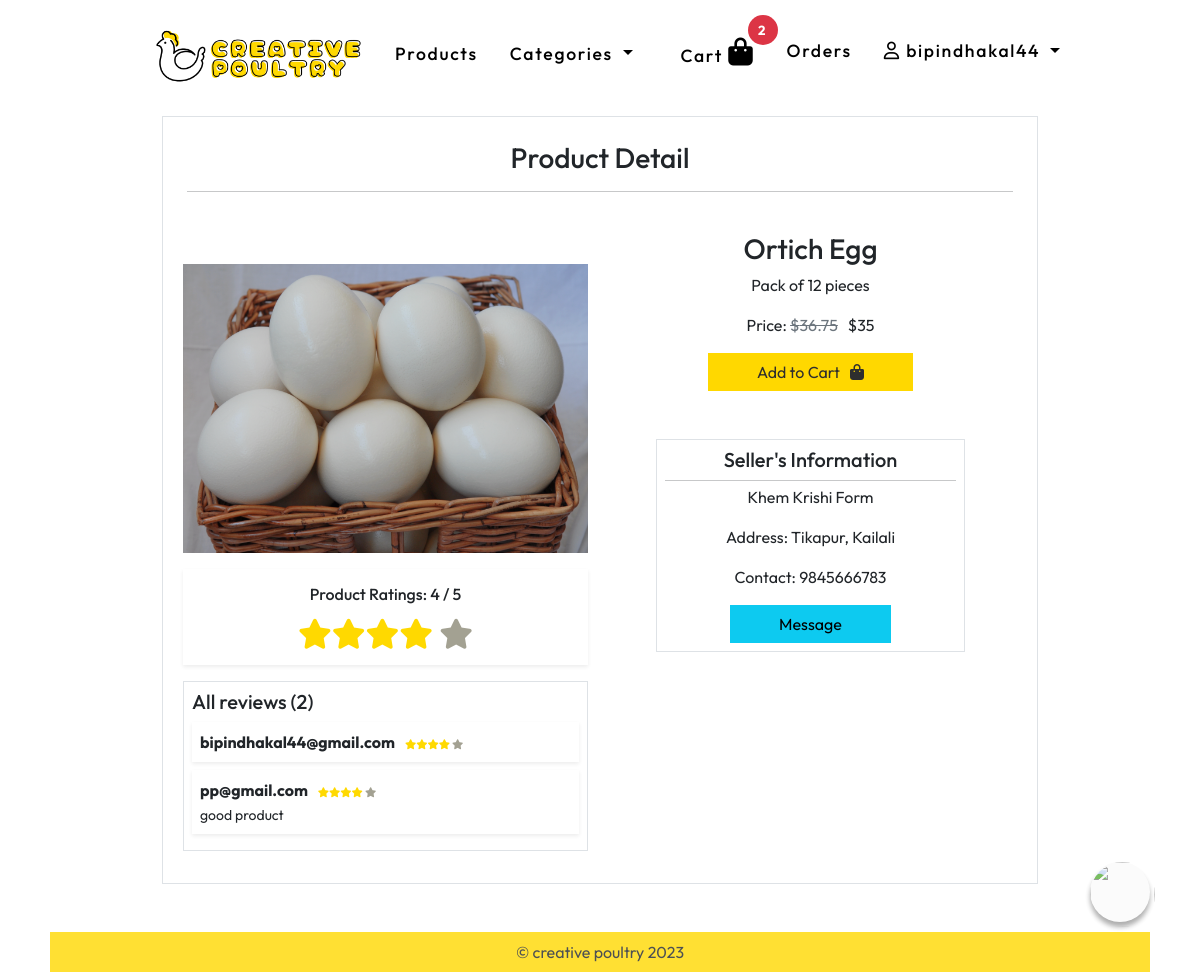
The app's page /products/14/detail (signed in) with its own data.
### account/models.py (models this page shows, shortened)
class User(AbstractBaseUser, PermissionsMixin):
    email = models.EmailField(unique=True)
    first_name = models.CharField(max_length=30, blank=True)
    last_name = models.CharField(max_length=30, blank=True)
    is_active = models.BooleanField(default=True)
    is_staff = models.BooleanField(default=False)
    document = models.BooleanField(default=False)
    date_joined = models.DateTimeField(default=timezone.now)
    is_business = models.BooleanField(default=False)
    is_customer = models.BooleanField(default=False)
    is_approved = models.BooleanField(default=False)
    USERNAME_FIELD = 'email'
    REQUIRED_FIELDS = []
    objects = CustomUserManager()
    @property
    def username(self):
        return self.email.split('@')[0]

### product/models.py (models this page shows, shortened)
class Product(models.Model):
    category = models.ForeignKey(Category, on_delete=models.CASCADE)
    creator = models.ForeignKey(User, on_delete=models.CASCADE)
    name = models.CharField(max_length=100, null=False)
    desc = models.TextField(null=False)
    price = models.IntegerField(default=0, null=False)
    discount = models.IntegerField(default=0, null=False)
    image = models.ImageField(upload_to='product_images', null=False)
    stock_quantity = models.PositiveIntegerField(default=0, null=False)
    @property
    def mprice(self):
        return self.price + (self.price * (self.discount/100))
    @property
    def businessuser(self):
        return BusinessInfo.objects.get(user = self.creator)
    @property
    def average_rating(self):
        ratings = self.product_ratings.all()
        if ratings:
            total_ratings = sum([rating.rating for rating in ratings])
            return int(total_ratings / len(ratings))
        return 0
    @property
    def user_reviews(self):
        return self.product_ratings.all()

class ProductRating(models.Model):
    user = models.ForeignKey(User, on_delete=models.CASCADE)
    product = models.ForeignKey(Product, on_delete=models.CASCADE, related_name='product_ratings')
    rating = models.PositiveIntegerField(default=1, validators=[MinValueValidator(1), MaxValueValidator(5)])
    review = models.TextField()

### business/models.py (models this page shows, shortened)
class BusinessInfo(models.Model):
    user = models.ForeignKey(User, related_name='businessuser', on_delete=models.CASCADE)
    name = models.CharField(max_length=100, default='Creative Poultry Business')
    address = models.CharField(max_length=100)
    contact = models.CharField(max_length=20)
    description = models.TextField(null=False)
    profile_image = models.ImageField(null=True, upload_to='business-profile-pics')

### product/views.py (the view)
# urls.py: path('<pk>/detail',ProductDetailView.as_view(),name='detail'),
class ProductDetailView(DetailView):
    model= Product
    template_name = 'product/product-detail.html'
    object_name = 'product'

### product/category_nav.py (called while the page is built)
def navbar(request):
    cartcount =0
    if not request.user.is_anonymous and request.user.is_customer :
        cart = Cart.objects.get(user=request.user)
        cartcount = CartItem.objects.filter(cart=cart).count()
    cats = Category.objects.all()
    return {'categories': cats,'cartcount':cartcount}

### product/templatetags/checkratings.py (called while the page is built)
@register.filter(name="check_rating")
def checkrating(product, user):
    product = Product.objects.get(id=product)
    return OrderItem.objects.filter(order__user=user, order__status='Processed', product=product).exists()

@register.filter(name="check_review")
def checkreview(product, user):
    product = Product.objects.get(id=product)
    return ProductRating.objects.filter(user=user, product=product).exists()

@register.filter(name="render_stars")
def render_stars(rating):
    filled_stars = '<i class=" rating fa fa-star"></i>' * rating
    empty_stars = ' <i class=" erating fa fa-star"></i>' * (5 - rating)
    return f'{filled_stars}{empty_stars}'

### templates/product/product-detail.html (shortened to what this page needs)
{% extends '../base.html' %}
{% load static %}
{% load checkratings %}
{% load django_bootstrap5 %}
{%block bodyblock%}
<div class="container-fluid px-0 mt-2 mx-0 homediv " >
 <div class="container col-lg-9 ">
  <div class="p-4 border">
    <h3 class="text-center">Product Detail</h3><hr>
    <div class="row">
        <div class="col p-2 mt-5">
            <img class="img-fluid" src="{{product.image.url}}" alt="image">
            <div class="shadow-sm my-3 p-2">
                {% if product.id|check_rating:request.user  %}
                    {% if not product.id|check_review:request.user  %}
                    <h6 class="text-center my-3">Rate & Review this Product</h6>
                    <form action="{% url 'product:rate-product'%}" method="post">
                        {%csrf_token%}
                    <div class="mb-2">
                        <label for="customRange2" class="form-label">Stars</label>
                        <div class="d-flex justify-content-between">
                            <input type="range" name="rate" class="form-range" min="1" max="5" id="customRange2" oninput="num.value = this.value + `⭐`">
                        <output class="ms-4" id="num">3⭐</output>
                        </div>
                    </div>
                    <div class="mb-3">
                        <label for="exampleFormControlTextarea1" class="form-label">Write a review</label>
                        <textarea class="form-control" placeholder="write about the product..." name="review" id="exampleFormControlTextarea1" rows="3"></textarea>
                    </div>
                    <input type="text" name="pid" value="{{product.id}}" hidden>
                    <div class="d-flex justify-content-end">
                        <input type="submit" class="btn btn-primary btn-sm" value="Post" >
                    </div>
                    </form>
                    {% else %}
                    <h6 class="text-center my-2">Product Ratings: {{product.average_rating}} / 5 </h6>
                    <span class="d-flex justify-content-center" title="{{product.average_rating}} / 5">
                        <span style="font-size: 30px;">{{ product.average_rating|render_stars|safe }}</span>
                     </span>
                    {% endif %}
                {% endif %}
            </div>
            <div class="border p-2">
                <h5 class="mb-2">All reviews ({{product.user_reviews|length}})</h5>
                {% for i in product.user_reviews %}
                <div class="mb-2 shadow-sm p-2">
                    <span> <strong>{{i.user.email}}</strong> &nbsp; <span style="font-size: 10px;">{{ i.rating|render_stars|safe }}</span> </span> <br>
                    <small>{{i.review}}</small>
                </div>
                {%empty%}
                <p class="p-3 text-center">No reviews yet.</p>
                {%endfor%}
            </div>
        </div>
        <div class="col">
            <div class="text-center my-4">
                <h3>{{product.name}}</h3>
            <p>{{product.desc|safe}}</p>
            <p>Price: <strike class="text-secondary">${{product.mprice}}</strike> &nbsp; ${{product.price}}</p>
        <a href="{% url 'cart:add' pk=product.id %}" class="px-5  btn btn-yellow">Add to Cart &nbsp; <i class="fa-solid fa-bag-shopping" title="cart"></i></a>
            </div>
      <div class="border p-2 mx-5 mt-5 text-center">
        <h5>Seller's Information</h5><hr class="m-0 p-0 mb-1">
        <p>{{product.businessuser.name}}</p>
        <p>Address: {{product.businessuser.address}}</p>
        <p>Contact: {{product.businessuser.contact}}</p>
    <a href="{% url 'messaging:check_message_room' product.id %}" class="px-5  btn btn-info">Message</a>
      </div>
        </div>
    </div>
  </div>
 </div>
</div>
{%endblock%}

### templates/navbar.html (shortened to what this page needs)
  {% load static %}
<div class="container-fluid px-0 mx-0  ">
    <div class="container col-lg-10 py-3">
      {%if user.is_authenticated %}
        {%if user.is_business%}
        {% include 'businessnavbar.html'%}
        {%else%}
      <nav class="navbar navbar-expand-lg">
        <div class="container-fluid">
          <a class=" text-decoration-none logo" href="{%url 'product:home' %}">
            <img height="60" src="{% static 'images/logo.png'%}" alt="logo">
          </a>
          <div class="collapse navbar-collapse" id="navbarSupportedContent">
            <ul class="navbar-nav me-auto mb-2 mb-lg-0">
              <li class="nav-item me-3">
                <a class="nav-link " href="{%url 'product:home' %}">Products</a>
              </li>
              <li class="nav-item dropdown me-2">
                <a class="nav-link dropdown-toggle" href="#" id="navbarDropdownMenuLink" role="button" data-bs-toggle="dropdown" aria-expanded="false">
                 Categories
                </a>
              </li>
            </ul>
              <ul class="navbar-nav ms-auto mb-2 mb-lg-0">
              <li class="nav-item me-3">
                <a class="nav-link position-relative" aria-current="page" href="{% url 'cart:home'%}"
                  >Cart <i class="fs-3 fa-solid fa-bag-shopping" title="cart"></i>
                  <span class="position-absolute top-0 start-100 translate-middle badge rounded-pill bg-danger">
                    {{cartcount}}
                    </span>
                  </a
                >
              </li>
              <li class="nav-item me-3">
                <a class="nav-link {{homepage}}" aria-current="page" href="{% url 'order:user-orders'%}"
                  >Orders</a
                >
              </li>
              <li class="nav-item dropdown me-2">
                <a class="nav-link dropdown-toggle" href="#" id="navbarDropdownMenuLink" role="button" data-bs-toggle="dropdown" aria-expanded="false">
                  <i class="fa-regular fa-user"></i> {{user.username}}
                </a>
              </li>
              </ul>
          </div>
        </div>
      </nav>
        {%endif%}
      {%endif%}
    </div>
  </div>

### staticfiles/css/style.css (style rules this page uses)
* { box-sizing: border-box; font-family: "Outfit", sans-serif; scroll-behavior: smooth; }
html, body { height: 90%; }
.homediv { min-height: calc(100% ) !important; }
.btn { border-radius: 0px !important; }
.nav-link { font-size: 1.1rem; font-weight: 500; letter-spacing: 1.7px; color: #000; transition: 0.78s; }
.logo { font-size: 1.5rem; font-weight: 600; letter-spacing: 1.7px; color: #000; transition: 0.78s; }
.btn-yellow { background-color: #ffd800; color: #2e2e2e; }

### staticfiles/css/bot.css (style rules this page uses)
* { margin: 0; padding: 0; box-sizing: border-box; }
.badge { position: absolute; width: 30px; height: 30px; background-color: red; color: white; border-radius: 50%; display: flex; justify-content: center; align-items: center; top: -10px; right: -10px; }

### templates/product/product-detail.html (style rules this page uses)
.rating { color: #ffd900; }
.erating { color: #a3a192; }

### records on screen
User: username "bipindhakal44"
Product: image (picture), average_rating "4", user_reviews|length "2", name "Ortich Egg", desc "Pack of 12 pieces", mprice "36.75", price "35", businessuser.name "Khem Krishi Form", businessuser.address "Tikapur, Kailali", businessuser.contact "9845666783"
ProductRating: user.email "bipindhakal44@gmail.com"
ProductRating: user.email "pp@gmail.com", review "good product"

### other values on screen
{{ cartcount }} "2"
